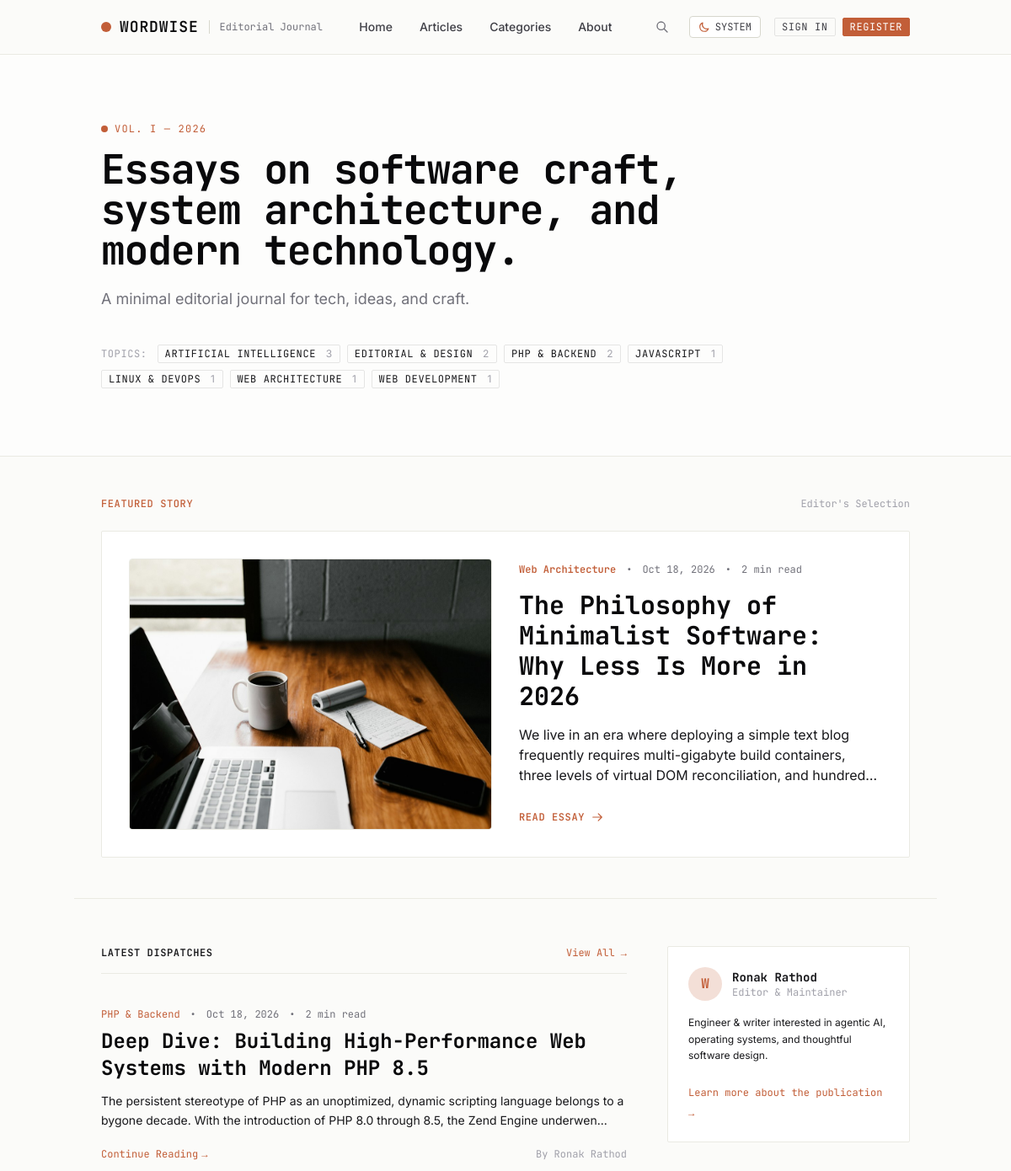
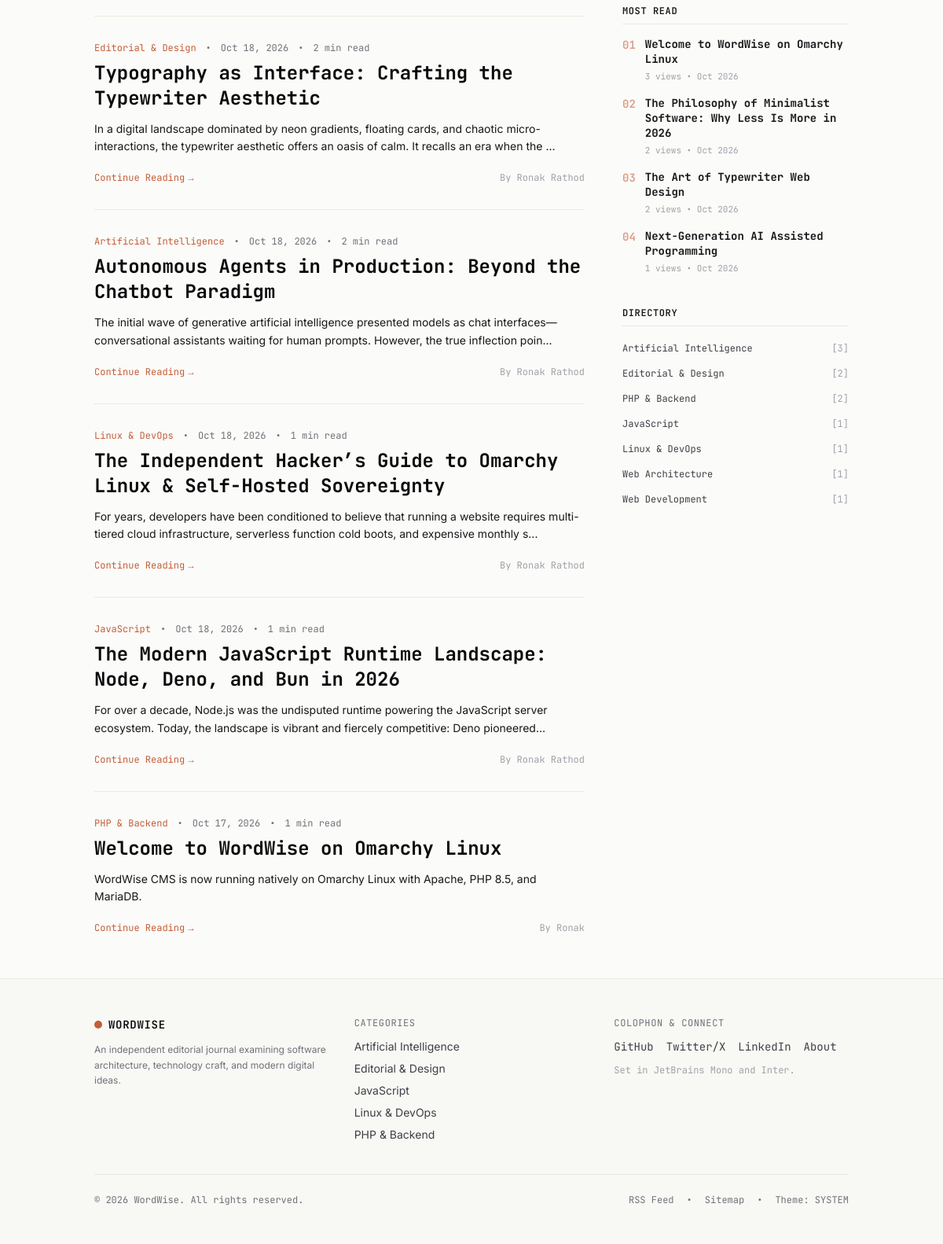
The page / on the database its author committed (2 pictures, top to bottom).
### tables this page shows
CREATE TABLE `settings` (
  `setting_key` varchar(100) NOT NULL,
  `setting_value` text DEFAULT NULL,
  `setting_group` varchar(50) NOT NULL DEFAULT 'general',
  `updated_at` timestamp NULL DEFAULT current_timestamp() ON UPDATE current_timestamp(),
  PRIMARY KEY (`setting_key`)
);

CREATE TABLE `categories` (
  `cat_id` int(11) NOT NULL AUTO_INCREMENT,
  `cat_title` varchar(255) NOT NULL,
  `cat_slug` varchar(255) NOT NULL,
  `cat_description` text DEFAULT NULL,
  PRIMARY KEY (`cat_id`),
  UNIQUE KEY `cat_slug` (`cat_slug`)
);

CREATE TABLE `posts` (
  `post_id` int(11) NOT NULL AUTO_INCREMENT,
  `post_category_id` int(11) NOT NULL DEFAULT 0,
  `post_title` varchar(255) NOT NULL,
  `post_slug` varchar(255) NOT NULL,
  `post_subtitle` varchar(255) DEFAULT NULL,
  `post_excerpt` text DEFAULT NULL,
  `post_author` varchar(255) NOT NULL,
  `post_date` date NOT NULL,
  `post_image` text DEFAULT NULL,
  `post_content` text DEFAULT NULL,
  `post_content_json` longtext DEFAULT NULL,
  `post_tags` varchar(255) DEFAULT '',
  `post_seo_title` varchar(255) DEFAULT NULL,
  `post_seo_desc` text DEFAULT NULL,
  `post_comment_count` int(11) NOT NULL DEFAULT 0,
  `post_views` int(11) NOT NULL DEFAULT 0,
  `is_featured` tinyint(1) NOT NULL DEFAULT 0,
  `is_pinned` tinyint(1) NOT NULL DEFAULT 0,
  `scheduled_at` datetime DEFAULT NULL,
  `post_version` int(11) NOT NULL DEFAULT 1,
  `created_at` timestamp NULL DEFAULT current_timestamp(),
  `updated_at` timestamp NULL DEFAULT current_timestamp() ON UPDATE current_timestamp(),
  `post_status` varchar(255) NOT NULL DEFAULT 'published',
  PRIMARY KEY (`post_id`),
  UNIQUE KEY `post_slug` (`post_slug`)
);

### index.php (the view, shortened to what the rows shown need)
<?php
require_once __DIR__ . '/includes/db.php';
$featuredPost = db_fetch_one(
    "SELECT p.*, c.cat_title, c.cat_slug
     FROM posts p
     LEFT JOIN categories c ON p.post_category_id = c.cat_id
     WHERE p.post_status = 'published' AND p.is_featured = 1
     ORDER BY p.post_date DESC LIMIT 1"
);
$excludeId = $featuredPost['post_id'] ?? 0;
$latestPosts = db_fetch_all(
    "SELECT p.*, c.cat_title, c.cat_slug
     FROM posts p
     LEFT JOIN categories c ON p.post_category_id = c.cat_id
     WHERE p.post_status = 'published' AND p.post_id != ?
     ORDER BY p.post_date DESC LIMIT 6",
    [$excludeId]
);
$popularPosts = db_fetch_all(
    "SELECT p.*, c.cat_title, c.cat_slug
     FROM posts p
     LEFT JOIN categories c ON p.post_category_id = c.cat_id
     WHERE p.post_status = 'published' AND p.post_views > 0
     ORDER BY p.post_views DESC, p.post_date DESC LIMIT 4"
);
$allCategories = db_fetch_all(
    "SELECT c.*, COUNT(p.post_id) as post_count
     FROM categories c
     LEFT JOIN posts p ON c.cat_id = p.post_category_id AND p.post_status = 'published'
     GROUP BY c.cat_id
     ORDER BY post_count DESC, c.cat_title ASC"
);
$authorName = get_setting('author_name', 'Ronak Rathod');
$authorBio = get_setting('author_bio', 'Engineer & writer exploring operating systems, agentic AI, and software design.');
include __DIR__ . '/includes/header.php';
include __DIR__ . '/includes/navigation.php';
?>
<main class="flex-grow">
  <section class="border-b border-paper-200 dark:border-paper-800 bg-white/50 dark:bg-paper-900/20 py-16 sm:py-20">
    <div class="max-w-5xl mx-auto px-4 sm:px-6 lg:px-8">
      <div class="max-w-3xl">
        <div class="flex items-center space-x-2 text-accent font-mono text-xs uppercase tracking-widest mb-4">
          <span class="inline-block w-2 h-2 rounded-full bg-accent animate-pulse"></span>
          <span>Vol. I &mdash; <?php echo date('Y'); ?></span>
        </div>
        <h1 class="text-3xl sm:text-5xl font-mono font-bold tracking-tight text-ink-950 dark:text-ink-50 leading-[1.2] mb-5">
          <span id="hero-typewriter">Essays on software craft, system architecture, and modern technology.</span>
        </h1>
        <p class="text-base sm:text-lg text-ink-500 dark:text-ink-400 font-sans leading-relaxed mb-8">
          <?php echo e($siteTagline); ?>
        </p>
        <div class="flex flex-wrap items-center gap-2 pt-2">
          <span class="font-mono text-xs text-ink-400 uppercase tracking-wider mr-1">Topics:</span>
          <?php foreach ($allCategories as $cat): ?>
            <a href="/articles.php?category=<?php echo urlencode($cat['cat_slug']); ?>" class="typewriter-badge hover:border-accent hover:text-accent transition-colors">
              <?php echo e($cat['cat_title']); ?> <span class="text-ink-400 font-sans ml-1"><?php echo $cat['post_count']; ?></span>
            </a>
          <?php endforeach; ?>
        </div>
      </div>
    </div>
  </section>
  <?php if ($featuredPost): ?>
    <section class="max-w-5xl mx-auto px-4 sm:px-6 lg:px-8 py-12 border-b border-paper-200 dark:border-paper-800">
      <div class="flex items-center justify-between mb-6">
        <h2 class="font-mono text-xs uppercase tracking-wider text-accent font-medium">Featured Story</h2>
        <span class="font-mono text-xs text-ink-400">Editor's Selection</span>
      </div>
      <div class="grid grid-cols-1 lg:grid-cols-12 gap-8 items-center editorial-card p-6 sm:p-8 rounded-sm">
        <?php if (!empty($featuredPost['post_image'])): ?>
          <div class="lg:col-span-6 overflow-hidden rounded border border-paper-200 dark:border-paper-800">
            <a href="/post.php?slug=<?php echo urlencode($featuredPost['post_slug']); ?>" class="block group">
              <img src="/images/<?php echo e($featuredPost['post_image']); ?>" alt="<?php echo e($featuredPost['post_title']); ?>" class="w-full h-64 sm:h-80 object-cover group-hover:scale-105 transition-transform duration-500" loading="lazy">
            </a>
          </div>
        <?php endif; ?>
        <div class="<?php echo !empty($featuredPost['post_image']) ? 'lg:col-span-6' : 'lg:col-span-12'; ?> space-y-4">
          <div class="flex items-center space-x-3 text-xs font-mono text-ink-500 dark:text-ink-400">
            <span class="text-accent font-semibold"><?php echo e($featuredPost['cat_title'] ?? 'General'); ?></span>
            <span>&bull;</span>
            <time datetime="<?php echo e($featuredPost['post_date']); ?>"><?php echo date('M j, Y', strtotime($featuredPost['post_date'])); ?></time>
            <span>&bull;</span>
            <span><?php echo reading_time($featuredPost['post_content']); ?> min read</span>
          </div>
          <h3 class="text-2xl sm:text-3xl font-mono font-bold text-ink-950 dark:text-ink-50 hover:text-accent transition-colors leading-snug">
            <a href="/post.php?slug=<?php echo urlencode($featuredPost['post_slug']); ?>">
              <?php echo e($featuredPost['post_title']); ?>
            </a>
          </h3>
          <p class="text-sm sm:text-base text-ink-600 dark:text-ink-300 font-sans leading-relaxed line-clamp-3">
            <?php echo e(mb_strimwidth(strip_tags($featuredPost['post_content']), 0, 220, '...')); ?>
          </p>
          <div class="pt-2">
            <a href="/post.php?slug=<?php echo urlencode($featuredPost['post_slug']); ?>" class="inline-flex items-center space-x-2 font-mono text-xs uppercase tracking-wider text-accent font-semibold hover:underline">
              <span>Read Essay</span>
              <svg class="w-3.5 h-3.5" fill="none" stroke="currentColor" viewBox="0 0 24 24"><path stroke-linecap="round" stroke-linejoin="round" stroke-width="2" d="M14 5l7 7m0 0l-7 7m7-7H3"></path></svg>
            </a>
          </div>
        </div>
      </div>
    </section>
  <?php endif; ?>
  <section class="max-w-5xl mx-auto px-4 sm:px-6 lg:px-8 py-14">
    <div class="grid grid-cols-1 lg:grid-cols-12 gap-12">
      <div class="lg:col-span-8 space-y-10">
        <div class="flex items-center justify-between pb-4 border-b border-paper-200 dark:border-paper-800">
          <h2 class="font-mono text-xs uppercase tracking-wider text-ink-900 dark:text-ink-100 font-semibold">Latest Dispatches</h2>
        </div>
        <?php if (empty($latestPosts)): ?>
          <div class="text-center py-12 border border-dashed border-paper-300 dark:border-paper-800 rounded p-8">
            <p class="font-mono text-xs text-ink-500 italic">No additional dispatches published yet.</p>
          </div>
        <?php else: ?>
          <div class="space-y-8 divide-y divide-paper-200 dark:divide-paper-800">
            <?php foreach ($latestPosts as $index => $post): ?>
              <article class="<?php echo $index > 0 ? 'pt-8' : ''; ?> group">
                <div class="flex items-center space-x-3 text-xs font-mono text-ink-500 dark:text-ink-400 mb-2">
                  <a href="/articles.php?category=<?php echo urlencode($post['cat_slug']); ?>" class="text-accent hover:underline">
                    <?php echo e($post['cat_title'] ?? 'General'); ?>
                  </a>
                  <span>&bull;</span>
                  <time datetime="<?php echo e($post['post_date']); ?>"><?php echo date('M j, Y', strtotime($post['post_date'])); ?></time>
                  <span>&bull;</span>
                  <span><?php echo reading_time($post['post_content']); ?> min read</span>
                </div>
                <h3 class="text-xl sm:text-2xl font-mono font-bold text-ink-950 dark:text-ink-50 group-hover:text-accent transition-colors leading-snug mb-3">
                  <a href="/post.php?slug=<?php echo urlencode($post['post_slug']); ?>">
                    <?php echo e($post['post_title']); ?>
                  </a>
                </h3>
                <p class="text-sm text-ink-600 dark:text-ink-300 font-sans leading-relaxed line-clamp-2 mb-4">
                  <?php echo e(mb_strimwidth(strip_tags($post['post_content']), 0, 180, '...')); ?>
                </p>
                <div class="flex items-center justify-between pt-1">
                  <a href="/post.php?slug=<?php echo urlencode($post['post_slug']); ?>" class="font-mono text-xs text-accent hover:underline inline-flex items-center space-x-1">
                    <span>Continue Reading</span>
                    <span>&rarr;</span>
                  </a>
                  <span class="font-mono text-xs text-ink-400">By <?php echo e($post['post_author']); ?></span>
                </div>
              </article>
            <?php endforeach; ?>
          </div>
        <?php endif; ?>
      </div>
      <aside class="lg:col-span-4 space-y-10">
        <div class="editorial-card p-6 rounded-sm space-y-4">
          <div class="flex items-center space-x-3">
            <div class="w-10 h-10 rounded-full bg-accent/20 flex items-center justify-center font-mono font-bold text-accent">
            </div>
            <div>
              <h3 class="text-sm font-mono font-bold text-ink-900 dark:text-ink-100"><?php echo e($authorName); ?></h3>
              <p class="text-xs font-mono text-ink-400">Editor & Maintainer</p>
            </div>
          </div>
          <p class="text-xs text-ink-600 dark:text-ink-300 font-sans leading-relaxed">
            <?php echo e($authorBio); ?>
          </p>
          <div class="pt-1">
            <a href="/about.php" class="font-mono text-xs text-accent hover:underline">Learn more about the publication &rarr;</a>
          </div>
        </div>
        <?php if (!empty($popularPosts)): ?>
          <div class="space-y-4">
            <div class="space-y-4">
              <?php foreach ($popularPosts as $popIdx => $pop): ?>
                <div class="flex items-start space-x-3 group">
                  <span class="font-mono text-sm font-semibold text-accent/60">0<?php echo $popIdx + 1; ?></span>
                  <div class="space-y-1">
                    <h4 class="text-sm font-mono font-bold text-ink-900 dark:text-ink-100 group-hover:text-accent leading-snug">
                      <a href="/post.php?slug=<?php echo urlencode($pop['post_slug']); ?>">
                        <?php echo e($pop['post_title']); ?>
                      </a>
                    </h4>
                    <p class="font-mono text-[11px] text-ink-400">
                      <?php echo $pop['post_views']; ?> views &bull; <?php echo date('M Y', strtotime($pop['post_date'])); ?>
                    </p>
                  </div>
                </div>
              <?php endforeach; ?>
            </div>
          </div>
        <?php endif; ?>
        <div class="space-y-4">
          <ul class="space-y-2 text-xs font-mono">
            <?php foreach ($allCategories as $c): ?>
              <li class="flex items-center justify-between py-1">
                <a href="/articles.php?category=<?php echo urlencode($c['cat_slug']); ?>" class="text-ink-700 dark:text-ink-300 hover:text-accent">
                  <?php echo e($c['cat_title']); ?>
                </a>
                <span class="text-ink-400">[<?php echo $c['post_count']; ?>]</span>
              </li>
            <?php endforeach; ?>
          </ul>
        </div>
      </aside>
    </div>
  </section>
</main>
<?php include __DIR__ . '/includes/footer.php'; ?>

### includes/footer.php (shortened to what the rows shown need)
<?php
$footerCategories = db_fetch_all("SELECT * FROM categories ORDER BY cat_title ASC LIMIT 5");
?>
<footer class="border-t border-paper-200 dark:border-paper-800 bg-paper-100/60 dark:bg-paper-900/40 mt-auto transition-colors duration-200 no-print">
  <div class="max-w-5xl mx-auto px-4 sm:px-6 lg:px-8 py-12">
    <div class="grid grid-cols-1 md:grid-cols-3 gap-8">
      <div>
        <ul class="space-y-2 text-sm">
          <?php foreach ($footerCategories as $cat): ?>
            <li>
              <a href="/articles.php?category=<?php echo urlencode($cat['cat_slug']); ?>" class="text-ink-700 dark:text-ink-300 hover:text-accent dark:hover:text-accent-dark transition-colors">
                <?php echo e($cat['cat_title']); ?>
              </a>
            </li>
          <?php endforeach; ?>
        </ul>
      </div>
    </div>
  </div>
</footer>
</body>
</html>

### rows shown on the page
settings: setting_value "A minimal editorial journal for tech, ideas, and craft."
categories: cat_title "ARTIFICIAL INTELLIGENCE", post_count "3", cat_title "Artificial Intelligence"
categories: cat_title "EDITORIAL & DESIGN", post_count "2", cat_title "Editorial & Design"
categories: cat_title "PHP & BACKEND", post_count "2", cat_title "PHP & Backend"
categories: cat_title "JAVASCRIPT", post_count "1", cat_title "JavaScript"
categories: cat_title "LINUX & DEVOPS", post_count "1", cat_title "Linux & DevOps"
categories: cat_title "WEB ARCHITECTURE", post_count "1", cat_title "Web Architecture"
categories: cat_title "WEB DEVELOPMENT", post_count "1", cat_title "Web Development"
posts: post_image (picture), post_date "Oct 18, 2026", post_content "2", post_title "The Philosophy of Minimalist Software: Why Less Is More in 2026", post_content "We live in an era where deploying a simple text blog frequently requires multi-gigabyte build containers, three levels of virtual DOM reconciliation, and…", post_views "2", post_date "Oct 2026"
posts: categories.cat_title "PHP & Backend", post_date "Oct 18, 2026", post_content "2", post_title "Deep Dive: Building High-Performance Web Systems with Modern PHP 8.5", post_content "The persistent stereotype of PHP as an unoptimized, dynamic scripting language belongs to a bygone decade. With the introduction of PHP 8.0 through 8.5, the Zend Engine underwen...", post_author "Ronak Rathod"
posts: categories.cat_title "Editorial & Design", post_date "Oct 18, 2026", post_content "2", post_title "Typography as Interface: Crafting the Typewriter Aesthetic", post_content "In a digital landscape dominated by neon gradients, floating cards, and chaotic micro-interactions, the typewriter aesthetic offers an oasis of calm. It recalls an era when the ...", post_author "Ronak Rathod"
posts: categories.cat_title "Artificial Intelligence", post_date "Oct 18, 2026", post_content "2", post_title "Autonomous Agents in Production: Beyond the Chatbot Paradigm", post_content "The initial wave of generative artificial intelligence presented models as chat interfaces—conversational assistants waiting for human prompts. However, the true inflection poin...", post_author "Ronak Rathod"
posts: categories.cat_title "Linux & DevOps", post_date "Oct 18, 2026", post_content "1", post_title "The Independent Hacker’s Guide to Omarchy Linux & Self-Hosted Sovereignty", post_content "For years, developers have been conditioned to believe that running a website requires multi-tiered cloud infrastructure, serverless function cold boots, and expensive monthly s...", post_author "Ronak Rathod"
posts: categories.cat_title "JavaScript", post_date "Oct 18, 2026", post_content "1", post_title "The Modern JavaScript Runtime Landscape: Node, Deno, and Bun in 2026", post_content "For over a decade, Node.js was the undisputed runtime powering the JavaScript server ecosystem. Today, the landscape is vibrant and fiercely competitive: Deno…", post_author "Ronak Rathod"
posts: categories.cat_title "PHP & Backend", post_date "Oct 17, 2026", post_content "1", post_title "Welcome to WordWise on Omarchy Linux", post_content "WordWise CMS is now running natively on Omarchy Linux with Apache, PHP 8.5, and MariaDB.", post_author "Ronak", post_views "3", post_date "Oct 2026"
settings: setting_value "Ronak Rathod"
settings: setting_value "Engineer & writer interested in agentic AI, operating systems, and thoughtful software design."
posts: post_title "The Art of Typewriter Web Design", post_views "2", post_date "Oct 2026"
posts: post_title "Next-Generation AI Assisted Programming", post_views "1", post_date "Oct 2026"
